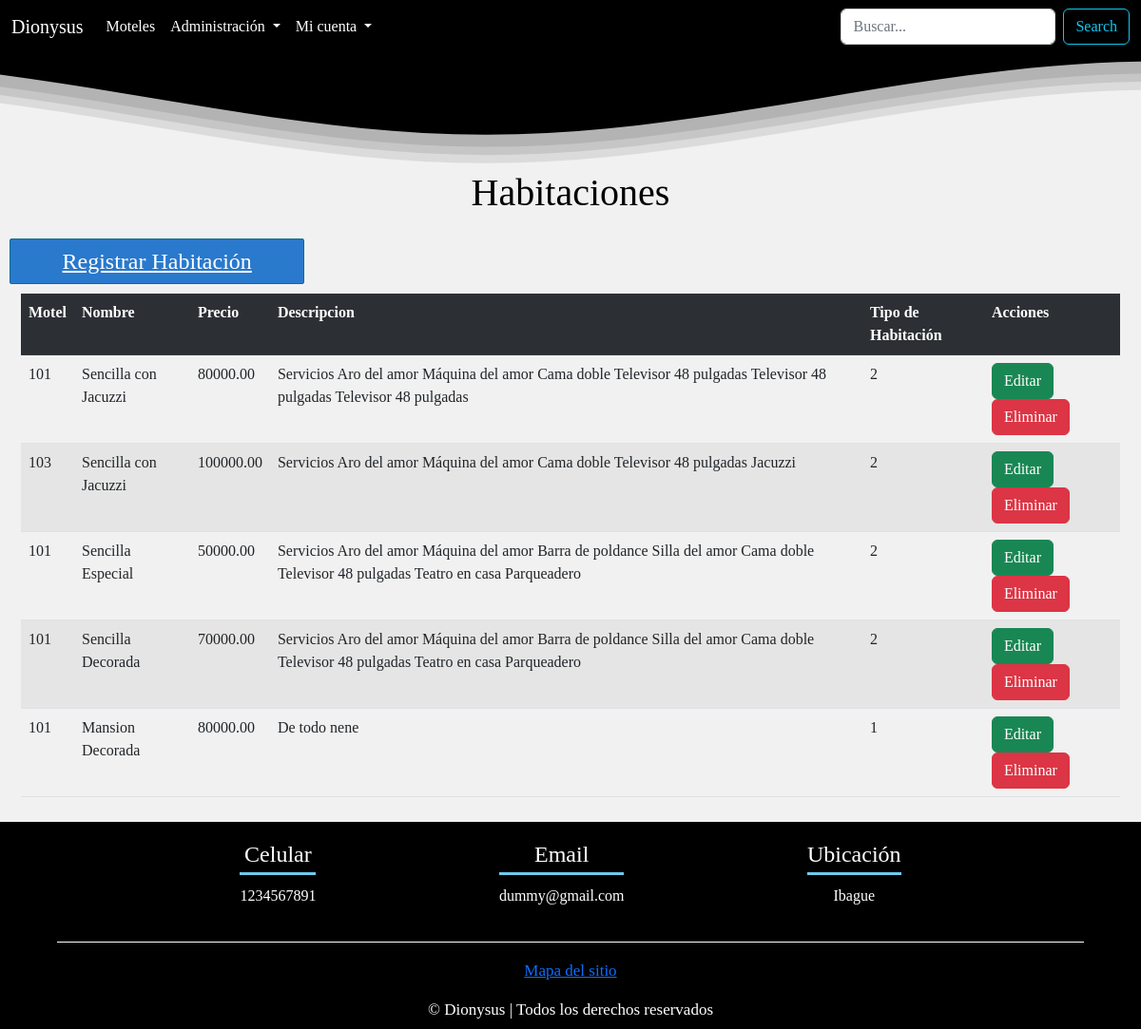
Screenshot of /habitacion/lista (signed in) with the database file from the repository.
### tables this page shows
CREATE TABLE `habitacion` (
  `id` int(255) NOT NULL,
  `motel_nit` int(255) NOT NULL,
  `nombre` varchar(100) NOT NULL,
  `precio` float(100,2) NOT NULL,
  `descripcion` text DEFAULT NULL,
  `tipo_habitacion` int(11) NOT NULL,
  `image` varchar(255) DEFAULT NULL
);

### controllers/habitacionController.php (called while the page is built, shortened)
<?php
require_once 'models/habitacion.php';
class habitacionController {
    public function lista() {
        $habitacion = new habitacion();
        $habitaciones = $habitacion->getAll();
        require_once 'views/layout/header2.php';
        require_once 'views/habitacion/lista_habi.php';
    }
}

### config/db.php (called while the page is built)
<?php
class Database {
    public static function connect() {
        $db = new mysqli('localhost','root','','dionysus');
        $db->query("SET NAMES 'utf8'");
        return $db;
    }
}

### models/habitacion.php (called while the page is built, shortened)
<?php
class habitacion {
    private $db;
    public function __construct() {
        $this->db = Database::connect();
    }
    public function getAll() {
        $habitaciones = $this->db->query("SELECT * FROM habitacion");
        return $habitaciones;
    }
}

### views/habitacion/lista_habi.php (the view, shortened to what this page needs)
<h1>Habitaciones</h1>
<a href="<?= base_url ?>habitacion/crear" class="botton botton-small">
    Registrar Habitación
</a>
<div class="container-fluid">
    <div class="table-responsive">
        <table class="table table-striped">
            <tr class="table-dark">
                <th>Motel</th>
                <th>Nombre</th>
                <th>Precio</th>
                <th>Descripcion</th>
                <th>Tipo de Habitación</th>
                <th>Acciones</th>
            </tr>
            <?php while ($habi = $habitaciones->fetch_object()): ?>
                <tr>
                    <td><?= $habi->motel_nit; ?></td>
                    <td><?= $habi->nombre; ?></td>
                    <td><?= $habi->precio; ?></td>
                    <td><?= $habi->descripcion; ?></td>
                    <td><?= $habi->tipo_habitacion; ?></td>
                    <td>
                        <a href="<?= base_url ?>habitacion/editar&id=<?= $habi->id ?>" class="btn btn-success">Editar</a>
                        <a href="<?= base_url ?>habitacion/eliminar&id=<?= $habi->id ?>" onclick="return confirm('¿Esta seguro de eliminar la habitación selecionada?');" class="btn btn-danger">Eliminar</a>
                    </td>
                </tr>
            <?php endwhile; ?>
        </table>
    </div>
</div>

### assets/css/style.css (style rules this page uses)
* { margin: 0; padding: 0; box-sizing: border-box; }
body { font-family: 'Cardo', serif; position: relative; padding-bottom: 218.58px; min-height: 100vh; display:flex; flex-direction: column; background-color: #f1f1f1 }
botton, .botton { display: block; border-radius: 2px; width: auto; padding: 5px; padding-left: 10px; padding-right: 10px; color: white; background: #2979CD; border: 1px solid #116D8E; cursor: pointer; }
.botton-small { width: 26.3%; font-size: 1.5em; text-align: center; margin-top: 10px; margin-bottom: 10px; }
.content h1 { margin: 0 0 2%; color: #000000; text-align: center; }
::placeholder { color: #1b1b1bbb; }

### rows the page displays
habitacion: motel_nit "101", nombre "Sencilla con Jacuzzi", precio "80000.00", descripcion "Servicios Aro del amor Máquina del amor Cama doble Televisor 48 pulgadas Televisor 48 pulgadas Televisor 48 pulgadas", tipo_habitacion "2"
habitacion: motel_nit "103", nombre "Sencilla con Jacuzzi", precio "100000.00", descripcion "Servicios Aro del amor Máquina del amor Cama doble Televisor 48 pulgadas Jacuzzi", tipo_habitacion "2"
habitacion: motel_nit "101", nombre "Sencilla Especial", precio "50000.00", descripcion "Servicios Aro del amor Máquina del amor Barra de poldance Silla del amor Cama doble Televisor 48 pulgadas Teatro en casa Parqueadero", tipo_habitacion "2"
habitacion: motel_nit "101", nombre "Sencilla Decorada", precio "70000.00", descripcion "Servicios Aro del amor Máquina del amor Barra de poldance Silla del amor Cama doble Televisor 48 pulgadas Teatro en casa Parqueadero", tipo_habitacion "2"
habitacion: motel_nit "101", nombre "Mansion Decorada", precio "80000.00", descripcion "De todo nene", tipo_habitacion "1"
